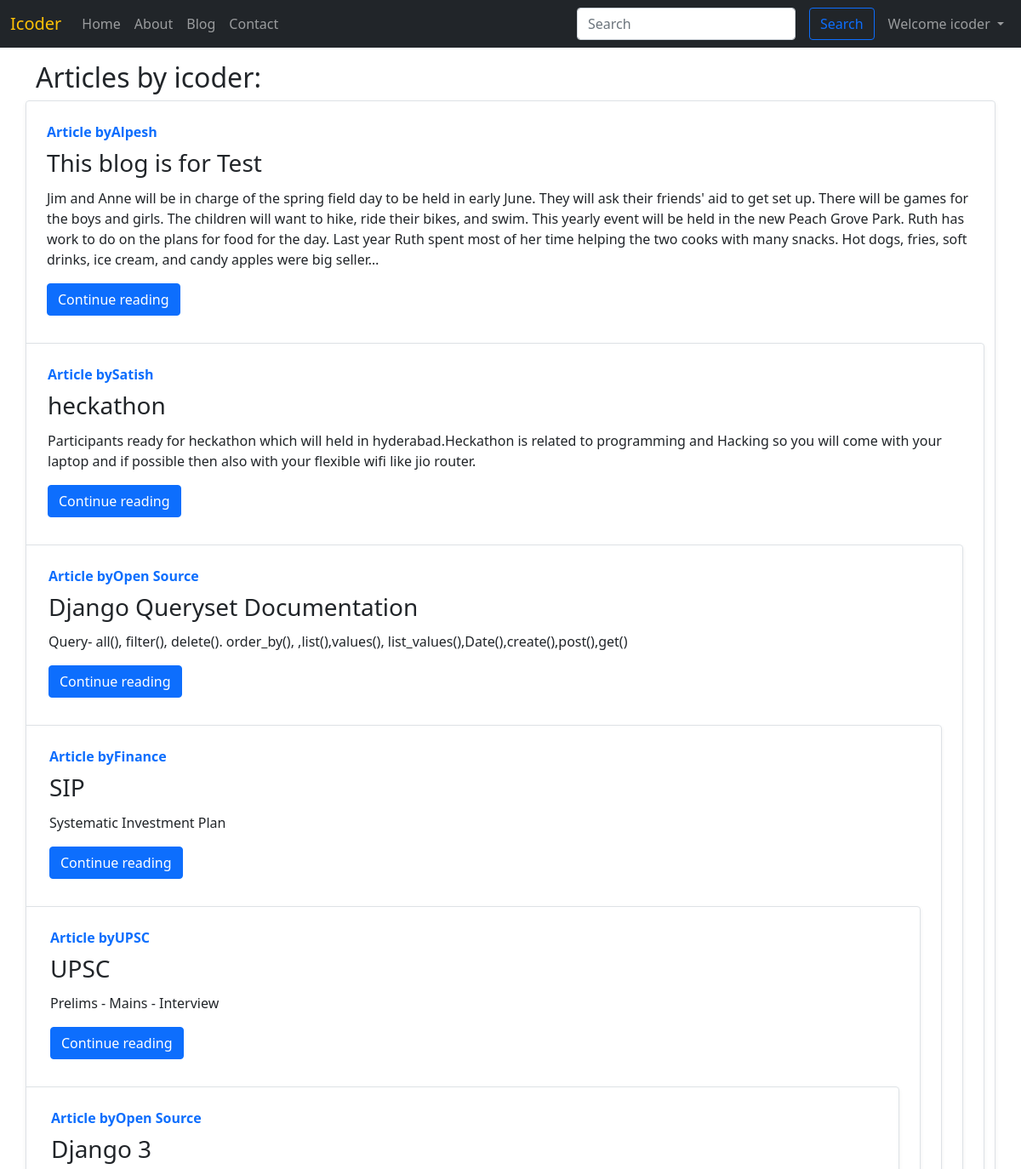
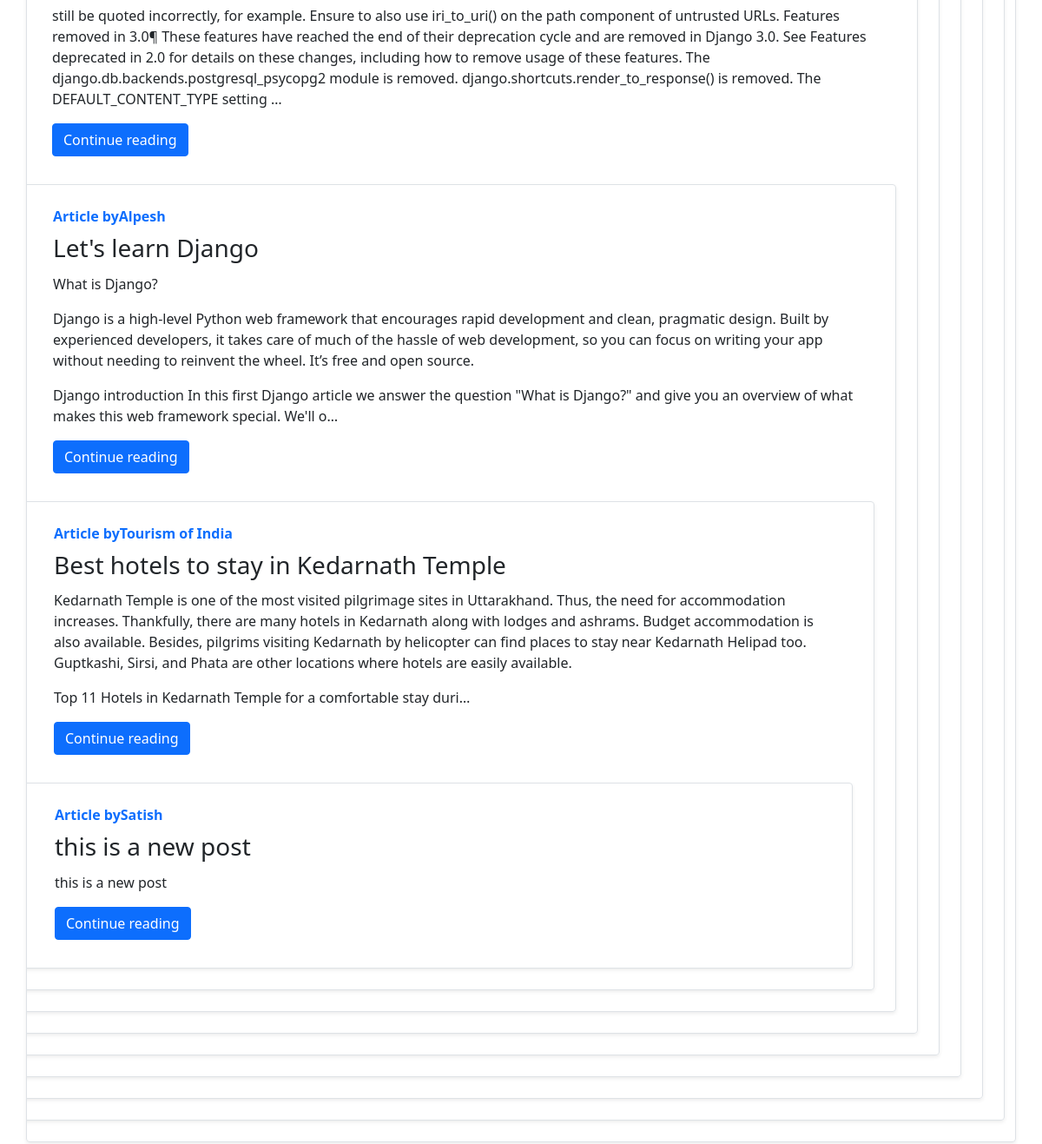
Page /blog/ (signed in) on the committed database (2 pictures, top to bottom).
### blog/models.py (models this page shows, shortened)
class Post(models.Model):
    sno = models.AutoField(auto_created = True,primary_key = True)
    title = models.CharField(max_length=255, null=False, blank=False)
    content = models.TextField(null=False, blank=False)
    author = models.CharField(max_length=70, null=False, blank=False)
    slug = models.CharField(max_length=130, null=False, blank=False)
    timestamp = models.DateTimeField(null=False, blank=False)

### blog/views.py (the view)
# urls.py: path('', views.blogHome, name='blogHome'),
def blogHome(request):
    allPosts = Post.objects.all()
    context = {"allPosts": allPosts}
    return render(request, "blog/blogHome.html", context)

### templates/blog/blogHome.html (shortened to what this page needs)
{% extends 'base.html' %}
{% block body%}
<div class="container mt-3 my-3">
    <h2>Articles by icoder:</h2>
    {% for post in allPosts %}
    <div class="row no-gutters border rounded overflow-hidden flex-md-row mb-4 shadow-sm h-md-250 position-relative">
      <div class="col p-4 d-flex flex-column position-static">
        <strong class="d-inline-block mb-2 text-primary">Article by{{post.author}}</strong>
        <h3 class="text-dark" href="/blog/{{post.slug}}">{{post.title}}</a></h3>
        <p class="card-text mb-auto"><div class="preview">{{post.content|safe| truncatechars:500 }}</p>
        <div class="my-2">
           <a href="/blog/{{post.slug}}" role="button" class="btn btn-primary">Continue reading</a>
        </div>
      </div>
    </div>
    {% endfor %}
</div>
{% endblock body %}

### templates/base.html (shortened to what this page needs)
<!doctype html>
<html lang="en">
<head>
  <link href="https://cdn.jsdelivr.net/npm/bootstrap@5.0.2/dist/css/bootstrap.min.css" rel="stylesheet"
>
</head>
<body>
  <nav class="navbar navbar-expand-lg navbar-dark bg-dark">
    <div class="container-fluid">
      <a class="navbar-brand text-warning" href="/">Icoder</a>
      <div class="collapse navbar-collapse" id="navbarSupportedContent">
        <ul class="navbar-nav me-auto mb-2 mb-lg-0">
          <li class="nav-item {% block homeactive %} {% endblock homeactive%}">
            <a class="nav-link" href="/">Home</a>
          </li>
          <li class="nav-item {% block aboutactive %} {% endblock aboutactive%}">
            <a class="nav-link" href="/about">About</a>
          </li>
          <li class="nav-item {% block blogactive %} {% endblock blogactive%}">
            <a class="nav-link" href="/blog">Blog</a>
          </li>
          <li class="nav-item {% block contactactive %} {% endblock contactactive%}">
            <a class="nav-link" href="/contact">Contact</a>
          </li>
        </ul>
        <form method="get" action="/search" class="d-flex">
          <input class="form-control mx-2" type="search" placeholder="Search" aria-label="Search" name="query"
            id="query">
          <button class="btn btn-outline-primary mx-2" type="submit">Search</button>
        </form>
        {% if user.is_authenticated %}
        <ul class="navbar-nav mr-2">
          <li class="nav-item dropdown">
            <a class="nav-link dropdown-toggle" href="#" id="navbarDropdown" role="button" data-bs-toggle="dropdown"
              aria-expanded="false">
              Welcome {{request.user}}
            </a>
          </li>
        </ul>
        {% endif %}
      </div>
  </nav>
  {% block body%}
  {% endblock body %}
</body>
</html>

### rows in the picture
Post: author "Alpesh", title "This blog is for Test", content "Jim and Anne will be in charge of the spring field day to be held in early June. They will ask their friends' aid to get set up. There will be games for the boys and girls. The children will want to hike, ride their bikes, and swim. This yearly event will be held in the new Peach Grove Park. Ruth has work to do on the plans for food for the day. Last year Ruth spent most of her time helping the two cooks with many snacks. Hot dogs, fries, soft drinks, ice cream, and candy apples were big seller…"
Post: author "Satish", title "heckathon", content "Participants ready for heckathon which will held in hyderabad.Heckathon is related to programming and Hacking so you will come with your laptop and if possible then also with your flexible wifi like jio router."
Post: author "Open Source", title "Django Queryset Documentation", content "Query- all(), filter(), delete(). order_by(), ,list(),values(), list_values(),Date(),create(),post(),get()"
Post: author "Finance", title "SIP", content "Systematic Investment Plan"
Post: author "UPSC", title "UPSC", content "Prelims - Mains - Interview"
Post: author "Open Source", title "Django 3", content "still be quoted incorrectly, for example. Ensure to also use iri_to_uri() on the path component of untrusted URLs. Features removed in 3.0¶ These features have reached the end of their deprecation cycle and are removed in Django 3.0. See Features deprecated in 2.0 for details on these changes, including how to remove usage of these features. The django.db.backends.postgresql_psycopg2 module is removed. django.shortcuts.render_to_response() is removed. The DEFAULT_CONTENT_TYPE setting …"
Post: author "Alpesh", title "Let's learn Django", content "What is Django? Django is a high-level Python web framework that encourages rapid development and clean, pragmatic design. Built by experienced developers, it takes care of much of the hassle of web development, so you can focus on writing your app without needing to reinvent the wheel. It’s free and open source. Django introduction In this first Django article we answer the question \"What is Django?\" and give you an overview of what makes this web framework special. We'll o…"
Post: author "Tourism of India", title "Best hotels to stay in Kedarnath Temple", content "Kedarnath Temple is one of the most visited pilgrimage sites in Uttarakhand. Thus, the need for accommodation increases. Thankfully, there are many hotels in Kedarnath along with lodges and ashrams. Budget accommodation is also available. Besides, pilgrims visiting Kedarnath by helicopter can find places to stay near Kedarnath Helipad too. Guptkashi, Sirsi, and Phata are other locations where hotels are easily available. Top 11 Hotels in Kedarnath Temple for a comfortable stay duri…"
Post: author "Satish", title "this is a new post", content "this is a new post"

### other values in the picture
{{ request.user }} "icoder"
